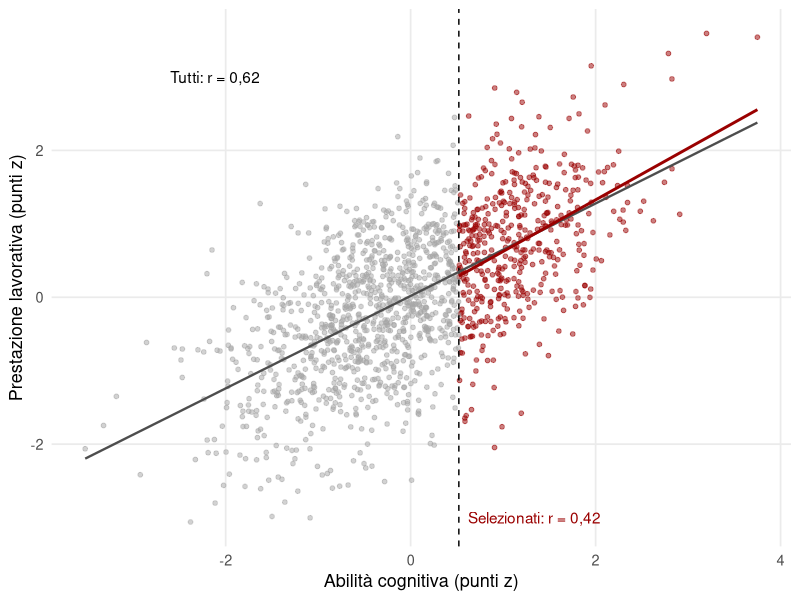

Reproduce this figure in R.
## ---- chunk 1
#| label: setup
library(ggplot2)
rosso = "#9A0000"
# Nel PDF (A5) le figure si disegnano alla larghezza reale della pagina.
stampa = knitr::is_latex_output()
virgola = function(x, d = 2) formatC(x, format = "f", digits = d, decimal.mark = ",")
tema = theme_minimal(base_size = if (stampa) 10 else 13) +
  theme(panel.grid.minor = element_blank())
## ---- chunk 2
#| label: fig-range
#| fig-cap: "Restrizione del range in dati simulati. Nella popolazione completa la correlazione fra abilità e prestazione è circa 0,6; fra le sole persone selezionate, il 30% con l'abilità più alta, scende a circa 0,4."
#| fig-alt: "Diagramma di dispersione con una nuvola di punti grigi crescente. I punti a destra di una soglia verticale sono evidenziati in rosso e, presi da soli, mostrano una tendenza molto più debole."
#| fig-width: !expr if (stampa) 4.45 else 7
#| fig-height: !expr if (stampa) 3.4 else 4.2
set.seed(1998)
m = MASS::mvrnorm(1500, c(0, 0), matrix(c(1, .6, .6, 1), 2))
d = data.frame(abil = m[, 1], prest = m[, 2])
soglia = quantile(d$abil, .70)
d$sel = d$abil > soglia
r_tot = cor(d$abil, d$prest); r_sel = with(subset(d, sel), cor(abil, prest))
ggplot(d, aes(abil, prest)) +
  geom_point(aes(colour = sel), alpha = .5, size = 1.3) +
  geom_vline(xintercept = soglia, linetype = 2) +
  geom_smooth(method = "lm", se = FALSE, colour = "grey30", linewidth = .8) +
  geom_smooth(data = subset(d, sel), method = "lm", se = FALSE, colour = rosso, linewidth = 1) +
  scale_colour_manual(values = c("grey65", rosso), guide = "none") +
  annotate("text", x = -2.6, y = 3, hjust = 0, size = if (stampa) 3.2 else 3.88, label = paste0("Tutti: r = ", virgola(r_tot))) +
  annotate("text", x = soglia + .1, y = -3, hjust = 0, size = if (stampa) 3.2 else 3.88, colour = rosso, label = paste0("Selezionati: r = ", virgola(r_sel))) +
  labs(x = "Abilità cognitiva (punti z)", y = "Prestazione lavorativa (punti z)") +
  tema
